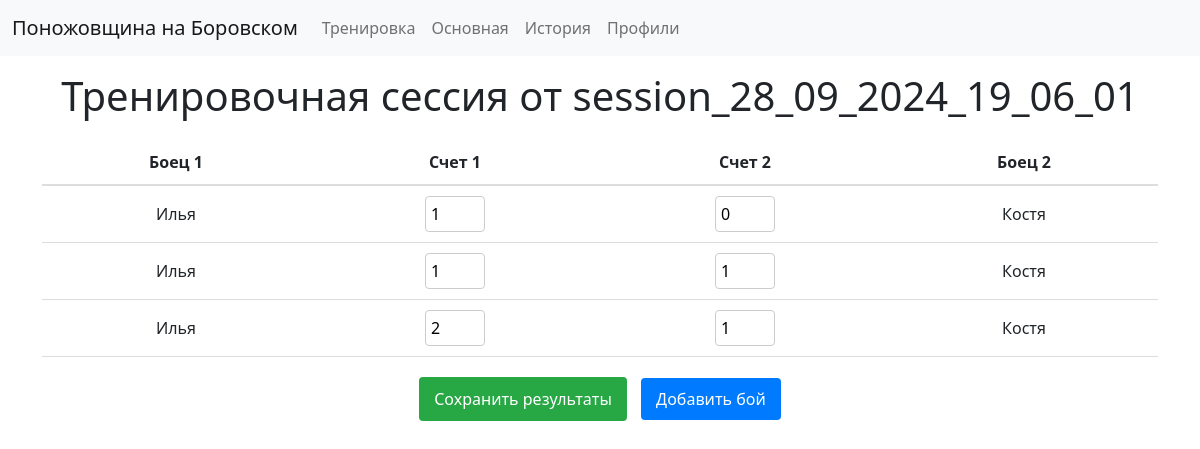
/session/session_28_09_2024_19_06_01, run on the app's committed database.
### tables this page shows
CREATE TABLE "session_28_09_2024_19_06_01" (
        ROUND INTEGER,
        FIGHTER_1 TEXT,
        SCORE_1 INTEGER,
        SCORE_2 INTEGER,
        FIGHTER_2 TEXT,
        FOREIGN KEY (FIGHTER_1) REFERENCES FIGHTERS (NAME),
        FOREIGN KEY (FIGHTER_2) REFERENCES FIGHTERS (NAME)
    );

### main.py (the view, shortened to what this page needs)
@app.route('/session/<date>', methods=['GET', 'POST'])
def training_session(date):
    cursor.execute(f'SELECT * FROM "{date}"')
    matches = cursor.fetchall()
    return render_template('training_session.html', matches=matches, today_date=date)

### templates/training_session.html (shortened to what this page needs)
{% extends 'base.html' %}
{% block content %}
<div class="container mt-3">
    <h1 style="text-align: center; margin-bottom: 20px;">Тренировочная сессия от {{ today_date }}</h1>
    <form method="POST">
        <div class="table-responsive" style="overflow-x: auto;">
            <table id="matches-table" style="width: 100%; border-collapse: collapse; text-align: center;">
                <thead>
                    <tr>
                        <th style="padding: 10px; border-bottom: 2px solid #ddd;">Боец 1</th>
                        <th style="padding: 10px; border-bottom: 2px solid #ddd;">Счет 1</th>
                        <th style="padding: 10px; border-bottom: 2px solid #ddd;">Счет 2</th>
                        <th style="padding: 10px; border-bottom: 2px solid #ddd;">Боец 2</th>
                    </tr>
                </thead>
                <tbody>
                    {% for match in matches %}
                        {% if match[1] == 'skip' %}
                            <tr>
                                <td colspan="4" style="padding: 10px; border-bottom: 1px solid #ddd; background-color: #f8f9fa;">{{ match[4] }} пропускает бой</td>
                            </tr>
                        {% elif match[4] == 'skip' %}
                            <tr>
                                <td colspan="4" style="padding: 10px; border-bottom: 1px solid #ddd; background-color: #f8f9fa;">{{ match[1] }} пропускает бой</td>
                            </tr>
                        {% else %}
                            <tr>
                                <td style="padding: 10px; border-bottom: 1px solid #ddd;">{{ match[1] }}</td>
                                <td style="padding: 10px; border-bottom: 1px solid #ddd;">
                                    <input type="number" name="score1_{{ loop.index0 }}" value="{{ match[2] }}" min="0" style="width: 60px; padding: 5px; border: 1px solid #ccc; border-radius: 4px;">
                                </td>
                                <td style="padding: 10px; border-bottom: 1px solid #ddd;">
                                    <input type="number" name="score2_{{ loop.index0 }}" value="{{ match[3] }}" min="0" style="width: 60px; padding: 5px; border: 1px solid #ccc; border-radius: 4px;">
                                </td>
                                <td style="padding: 10px; border-bottom: 1px solid #ddd;">{{ match[4] }}</td>
                            </tr>
                        {% endif %}
                    {% endfor %}
                </tbody>
            </table>
        </div>
        <div style="text-align: center; margin-top: 20px;">
            <button type="submit" style="background-color: #28a745; color: white; padding: 10px 15px; border: none; border-radius: 4px; cursor: pointer; margin-right: 10px;">Сохранить результаты</button>
            <a href="/sessions/{{ today_date }}/add_fight" style="background-color: #007bff; color: white; padding: 10px 15px; border-radius: 4px; text-decoration: none; cursor: pointer;">Добавить бой</a>
        </div>
    </form>
</div>
{% endblock %}

### data on the page
session_28_09_2024_19_06_01: FIGHTER_1 "Илья", SCORE_1 "1", SCORE_2 "0", FIGHTER_2 "Костя"
session_28_09_2024_19_06_01: FIGHTER_1 "Илья", SCORE_1 "1", SCORE_2 "1", FIGHTER_2 "Костя"
session_28_09_2024_19_06_01: FIGHTER_1 "Илья", SCORE_1 "2", SCORE_2 "1", FIGHTER_2 "Костя"

### other printed values
{{ today_date }} "session_28_09_2024_19_06_01"
